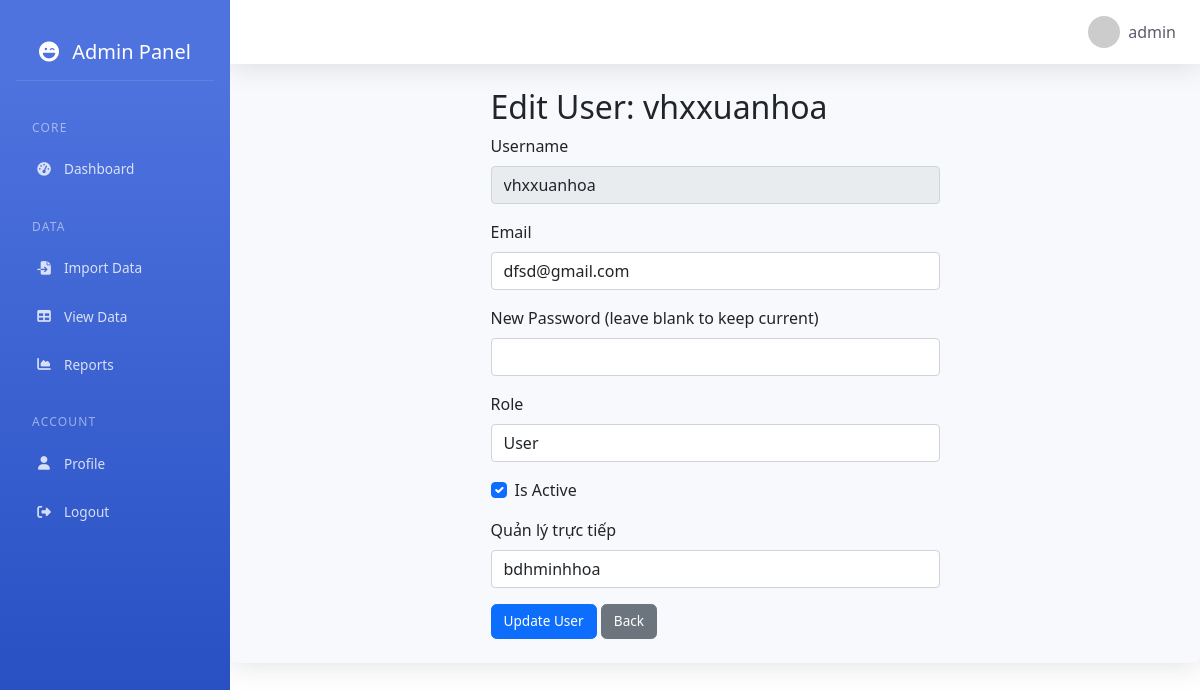
Screenshot of /admin/user/4 (signed in) with the database file from the repository.
### app.py (models this page shows, shortened)
class User(db.Model):
    id = db.Column(db.Integer, primary_key=True)
    username = db.Column(db.String(80), unique=True, nullable=False)
    email = db.Column(db.String(120), unique=True, nullable=False)
    password_hash = db.Column(db.String(120), nullable=False)
    role = db.Column(db.String(20), default='user')  # Đảm bảo column này tồn tại
    is_active = db.Column(db.Boolean, default=True)
    manager_id = db.Column(db.Integer, db.ForeignKey('user.id'), nullable=True)
    subordinates = db.relationship('User',
                                 backref=db.backref('manager', remote_side=[id]),
                                 lazy='dynamic',
                                 foreign_keys=[manager_id])
    @property
    def is_admin(self):
        return self.role == 'admin'

### app.py (the view, shortened to what this page needs)
@app.route('/admin/user/<int:user_id>', methods=['GET', 'POST'])
@admin_required
def admin_edit_user(user_id):
    user = User.query.get_or_404(user_id)
    current_user = User.query.filter_by(username=session['username']).first()
    managers = User.query.filter(
        User.role.in_(['admin', 'manager']),
        User.id != user_id
    ).all()
    return render_template('admin/edit_user.html',
                         user=user,
                         current_user=current_user,
                         managers=managers)

### app.py (called while the page is built)
def admin_required(f):
    @wraps(f)
    def decorated_function(*args, **kwargs):
        if 'username' not in session:
            return redirect(url_for('login'))
        user = User.query.filter_by(username=session['username']).first()
        if not user or not user.is_admin:
            abort(403)  # Forbidden
        return f(*args, **kwargs)
    return decorated_function

@app.context_processor
def utility_processor():
    return {
        'datetime': datetime
    }

### templates/admin/edit_user.html (shortened to what this page needs)
{% extends "base.html" %}
{% block content %}
    <div class="row">
        <div class="col-md-6 offset-md-3">
            <h2>Edit User: {{ user.username }}</h2>
            <form method="POST">
                <div class="mb-3">
                    <label class="form-label">Username</label>
                    <input type="text" value="{{ user.username }}" class="form-control" disabled>
                </div>
                <div class="mb-3">
                    <label class="form-label">Email</label>
                    <input type="email" name="email" value="{{ user.email }}" class="form-control" required>
                </div>
                <div class="mb-3">
                    <label class="form-label">New Password (leave blank to keep current)</label>
                    <input type="password" name="new_password" class="form-control">
                </div>
                <div class="mb-3">
                    <label class="form-label">Role</label>
                    <select name="role" class="form-control" required>
                        <option value="user" {% if user.role == 'user' %}selected{% endif %}>User</option>
                    </select>
                </div>
                <div class="mb-3 form-check">
                    <input type="checkbox" name="is_active" class="form-check-input" {% if user.is_active %}checked{% endif %}>
                    <label class="form-check-label">Is Active</label>
                </div>
                {% if user.role != 'admin' %}
                <div class="mb-3">
                    <label class="form-label">Quản lý trực tiếp</label>
                    <select name="manager_id" class="form-control">
                        {% for manager in managers %}
                        <option value="{{ manager.id }}" {% if user.manager_id == manager.id %}selected{% endif %}>
                            {{ manager.username }}
                        </option>
                        {% endfor %}
                    </select>
                </div>
                {% endif %}
                <button type="submit" class="btn btn-primary">Update User</button>
                <a href="{{ url_for('admin_dashboard') }}" class="btn btn-secondary">Back</a>
            </form>
        </div>
    </div>
{% endblock %}

### templates/base.html (style rules this page uses)
:root { --primary-color: #4e73df; --secondary-color: #858796; --success-color: #1cc88a; --info-color: #36b9cc; --warning-color: #f6c23e; --danger-color: #e74a3b; --light-color: #f8f9fc; --dark-color: #5a5c69; }
.btn { font-size: 0.85rem; padding: 0.375rem 0.75rem; border-radius: 0.35rem; font-weight: 500; }

### rows the page displays
User: username "vhxxuanhoa", email "dfsd@gmail.com", role "User", is_active "☑", manager_id "bdhminhhoa"

### other values shown
{{ session['username'] }} "admin"
